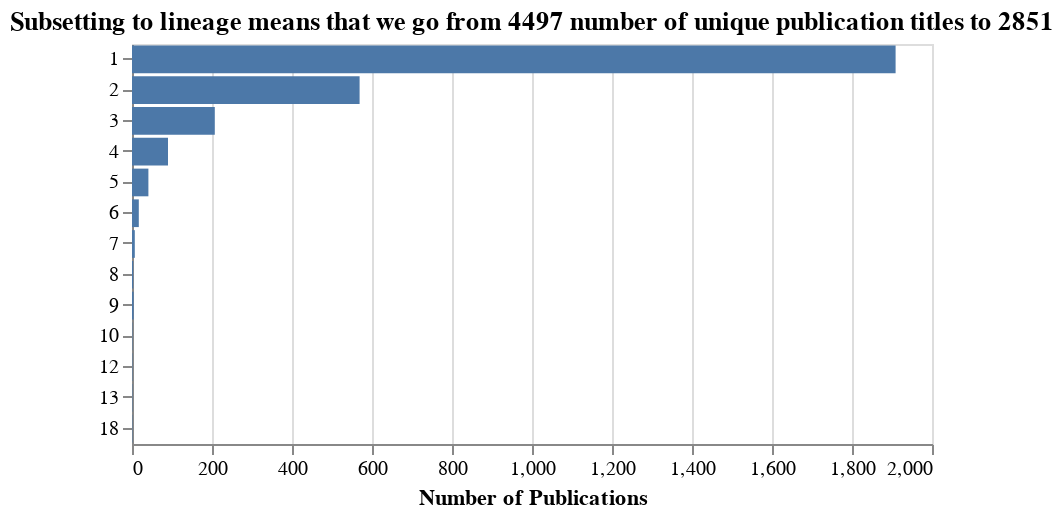

The cell this chart's notebook holds for it:
### Code cell
lineage_counts = global_txt_file.lineage.value_counts().reset_index().rename(columns={"index": "lineage", "lineage": "title_count"})

# Calculate total number of publications
total_publications = lineage_counts['title_count'].sum()
subset_publications = len(lineage_counts)

# Create the base chart
chart = alt.Chart(lineage_counts).mark_bar().encode(
    y=alt.Y("title_count:O", title=None),
    x=alt.X("count():Q", title="Number of Publications"),
).properties(
    title = f"Subsetting to lineage means that we go from {total_publications} number of unique publication titles to {subset_publications}",
    width=400,
    height=200
)

# Display the chart
chart.configure_axisY(
    titleAngle=0,
    titleY=-10,
    titleX=-10,
)

### Figure 1 — Vega-Lite specification as saved in the notebook (floating-point values rounded to 4 significant figures; data arrays with more than 128 entries replaced by an {"elided": "..."} marker saying what was removed)
{"$schema": "https://vega.github.io/schema/vega-lite/v5.6.1.json", "config": {"axisY": {"titleAngle": 0, "titleX": -10, "titleY": -10}, "view": {"continuousHeight": 300, "continuousWidth": 300}}, "data": {"name": "data-033f8dde97cc68273b36b30d1b0e619e"}, "datasets": {"data-033f8dde97cc68273b36b30d1b0e619e": {"elided": "2851 records"}}, "encoding": {"x": {"aggregate": "count", "title": "Number of Publications", "type": "quantitative"}, "y": {"field": "title_count", "title": null, "type": "ordinal"}}, "height": 200, "mark": {"type": "bar"}, "title": "Subsetting to lineage means that we go from 4497 number of unique publication titles to 2851", "width": 400}
